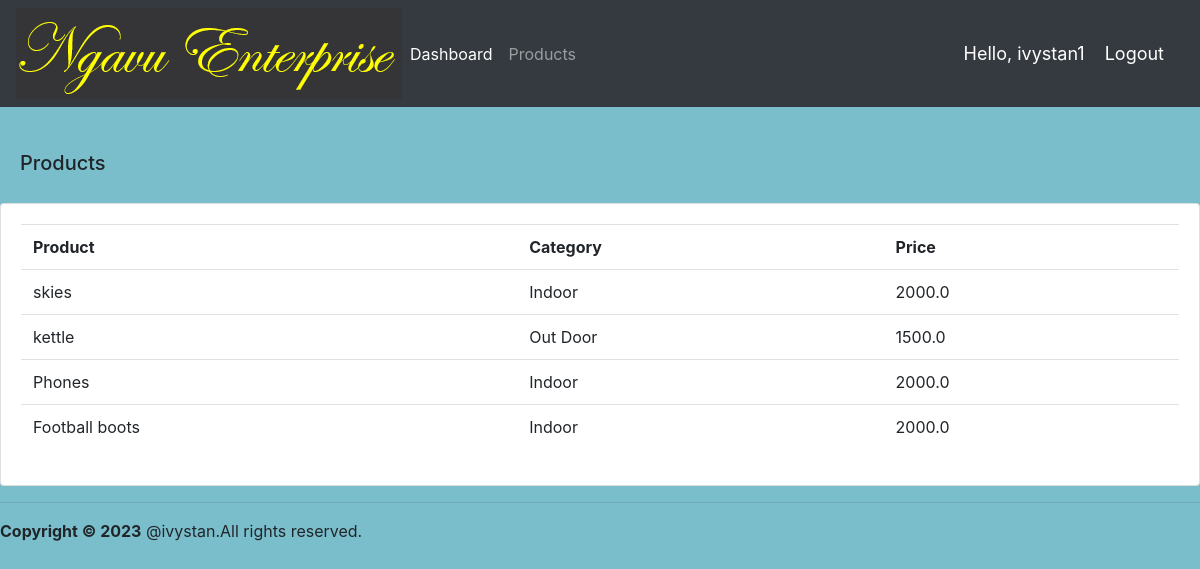
Screenshot of /products/ (signed in) with the database file from the repository.
### accounts/models.py (models this page shows, shortened)
class product(models.Model):
    CATEGORY = (
        ('Indoor', 'Indoor'),
        ('Out Door', 'Out Door'),
    )
    name = models.CharField(max_length=200, null=True)
    price = models.FloatField(null=True)
    category = models.CharField(max_length=200, null=True, choices=CATEGORY)
    description = models.CharField(max_length=200, null=True, blank=True)
    date_created = models.DateTimeField(auto_now_add=True, null=True)
    tags = models.ManyToManyField(tag)

### accounts/decorators.py (the view)
        def wrapper_func(request,*args,**kwargs):
            group =None
            if request.user.groups.exists():
                group=request.user.groups.all()[0].name
            if group in allowed_roles:
                return view_func(request,*args, **kwargs)
            else:
                return HttpResponse("Ooops!! you are not authorized to view this page ")

### accounts/views.py (called while the page is built)
@login_required(login_url='login')
@allowed_users(allowed_roles=['admin'])
def products(request):
    products = product.objects.all()
    return render(request,'accounts/products.html',{'products':products}  )

### accounts/templates/accounts/products.html
{% extends 'accounts/main.html'%}
{% block content %}
<br>
<div class="row">
    <div class="col-md">
        <div class="card-body">
            <h5>Products</h5>
        </div>
        <div class="card card-body">
            <table class="table">
                <tr>
                    <th>Product</th>
                    <th>Category</th>
                    <th>Price</th>
                </tr>
                {% for i in products %}
                <tr>
                    <td>{{i.name}}</td>
                     <td>{{i.category}}</td>
                     <td>{{i.price}}</td>
                </tr>
                {% endfor %}
            </table>
        </div>
    </div>
</div>
{% endblock content%}

### accounts/templates/accounts/navbar.html (shortened to what this page needs)
{% load static %}
<nav class="navbar navbar-expand-lg navbar-dark bg-dark">
    <img src="{% static 'images/logo5.png' %}">
  <div class="collapse navbar-collapse" id="navbarNav">
    <ul class="navbar-nav">
      {% if request.user.is_staff %}
      <li class="nav-item active">
        <a class="nav-link" href="{% url 'home' %}">Dashboard</a>
      </li>
      <li class="nav-item">
        <a class="nav-link" href="{% url 'products' %}">Products</a>
      </li>
      {% else %}
      <li class="nav-item">
        <a class="nav-link" href="{% url 'account' %}">Settings</a>
      </li>
      {% endif %}
      </ul>
  </div>
    <span class="hello-msg">Hello, {{request.user}}</span>
        <span ><a class="hello-msg" href="{% url 'logout' %}">Logout</a> </span>
</nav>

### accounts/static/css/main.css (style rules this page uses)
body { background-color:#ebeff5; }

### accounts/templates/accounts/main.html (style rules this page uses)
body, html { margin: 0; padding: 0; height: 100%; background: #7abecc !important; }

### accounts/templates/accounts/navbar.html (style rules this page uses)
.hello-msg { font-size: 18px; color:#fff; margin-right: 20px }

### rows the page displays
product: name "skies", category "Indoor", price "2000.0"
product: name "kettle", category "Out Door", price "1500.0"
product: name "Phones", category "Indoor", price "2000.0"
product: name "Football boots", category "Indoor", price "2000.0"

### other values shown
{{ request.user }} "ivystan1"
